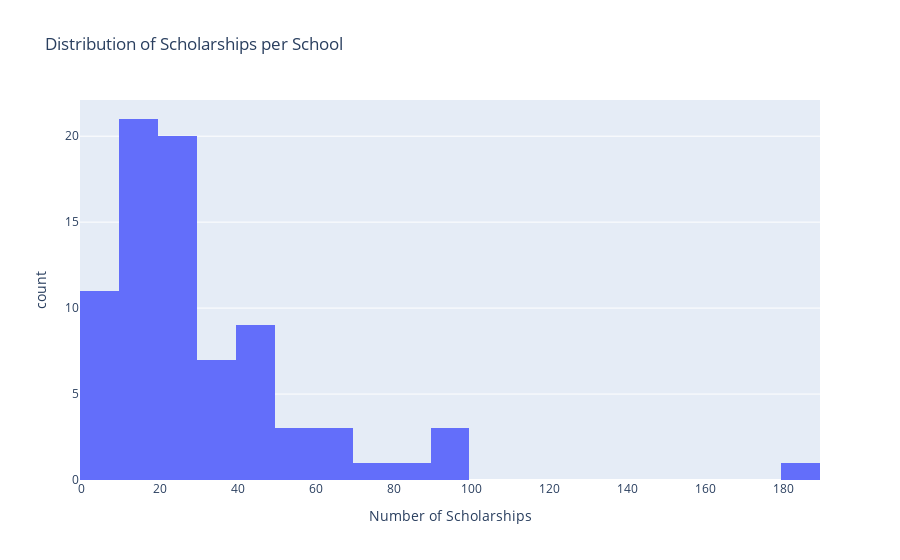
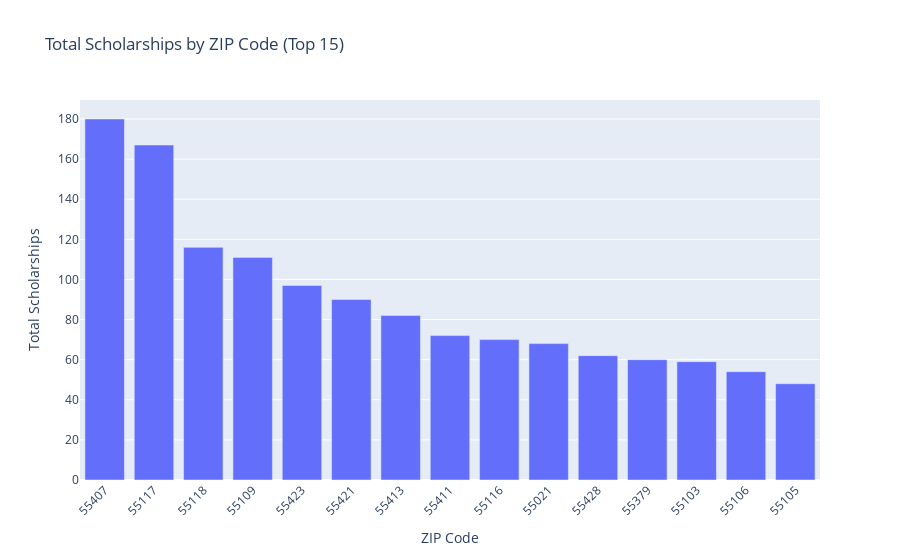
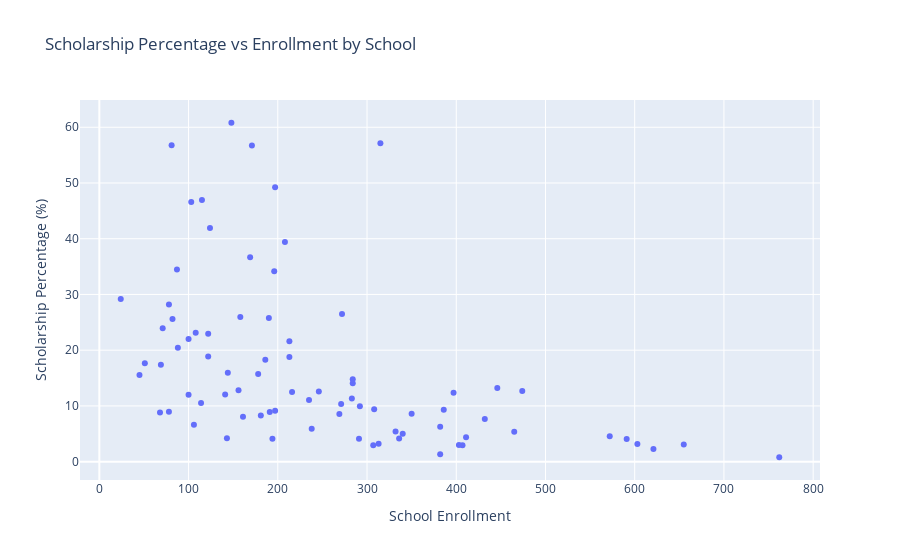

Source (notebook cell) for these figures, in order:
### Code cell
# Create visualizations focused on scholarships

# 1. Scholarship distribution by school
fig1 = px.histogram(
    df_clean,
    x='Scholarships',
    nbins=20,
    title='Distribution of Scholarships per School',
    labels={'Scholarships': 'Number of Scholarships', 'count': 'Number of Schools'}
)
fig1.show()

# 2. Top ZIP codes by total scholarships
zip_aggregated = df_clean.groupby('zip_code').agg({
    'Tuition_Clean': 'mean',
    'Scholarships': 'sum',
    'Enrollment_Clean': 'sum',
    'School': 'count'
}).reset_index()
zip_aggregated.columns = ['zip_code', 'avg_tuition', 'total_scholarships', 'total_enrollment', 'school_count']

fig2 = px.bar(
    zip_aggregated.nlargest(15, 'total_scholarships'),
    x='zip_code',
    y='total_scholarships',
    title='Total Scholarships by ZIP Code (Top 15)',
    labels={'total_scholarships': 'Total Scholarships', 'zip_code': 'ZIP Code'}
)
fig2.update_layout(xaxis_tickangle=-45)
fig2.show()

# 3. Scholarship percentage vs Enrollment scatter plot
# Calculate scholarship percentage (avoid division by zero)
df_clean['scholarship_percentage'] = df_clean.apply(
    lambda row: (row['Scholarships'] / row['Enrollment_Clean'] * 100) if row['Enrollment_Clean'] > 0 else 0, 
    axis=1
)

# Calculate total financial burden: (Tuition - 1000) * Scholarships
df_clean['total_financial_burden'] = (df_clean['Tuition_Clean'] - 1000) * df_clean['Scholarships']
df_clean["School_Label"] = df_clean["School"].where(df_clean["scholarship_percentage"] >= 30, "")

fig3 = px.scatter(
    df_clean,
    x='Enrollment_Clean',
    y='scholarship_percentage',
    text='School_Label',
    hover_name='School',
    hover_data={
        'Scholarships': True,
        'Enrollment_Clean': True,
        'scholarship_percentage': ':.1f',
        'total_financial_burden': ':,.0f'
    },
    title='Scholarship Percentage vs Enrollment by School',
    labels={
        'Enrollment_Clean': 'School Enrollment',
        'scholarship_percentage': 'Scholarship Percentage (%)',
        'total_financial_burden': 'Total Financial Burden'
    }
)
fig3.update_traces(textposition='top right')
fig3.update_layout(height=800, width=1500)
fig3.show()

### Figure 1 — Plotly figure (JSON) as saved in the notebook; plotly's stock layout.template omitted (floating-point values rounded to 4 significant figures)
{"data": [{"bingroup": "x", "hovertemplate": "Number of Scholarships=%{x}<br>count=%{y}<extra></extra>", "legendgroup": "", "marker": {"color": "#636efa", "pattern": {"shape": ""}}, "name": "", "nbinsx": 20, "orientation": "v", "showlegend": false, "type": "histogram", "x": [18.0, 17.0, 72.0, 13.0, 8.0, 22.0, 97.0, 5.0, 67.0, 46.0, 40.0, 12.0, 18.0, 9.0, 36.0, 10.0, 12.0, 17.0, 12.0, 34.0, 18.0, 90.0, 7.0, 30.0, 7.0, 42.0, 20.0, 27.0, 6.0, 28.0, 23.0, 7.0, 52.0, 26.0, 180.0, 41.0, 59.0, 24.0, 7.0, 6.0, 29.0, 30.0, 22.0, 15.0, 29.0, 48.0, 14.0, 97.0, 82.0, 40.0, 9.0, 31.0, 12.0, 24.0, 12.0, 23.0, 23.0, 49.0, 26.0, 21.0, 33.0, 14.0, 19.0, 54.0, 46.0, 49.0, 32.0, 62.0, 17.0, 18.0, 12.0, 6.0, 28.0, 28.0, 25.0, 20.0, 60.0, 25.0, 14.0, 17.0], "xaxis": "x", "yaxis": "y"}], "layout": {"barmode": "relative", "legend": {"tracegroupgap": 0}, "title": {"text": "Distribution of Scholarships per School"}, "xaxis": {"anchor": "y", "domain": [0, 1], "title": {"text": "Number of Scholarships"}}, "yaxis": {"anchor": "x", "domain": [0, 1], "title": {"text": "count"}}}}

### Figure 2 — Plotly figure (JSON) as saved in the notebook; plotly's stock layout.template omitted (floating-point values rounded to 4 significant figures)
{"data": [{"hovertemplate": "ZIP Code=%{x}<br>Total Scholarships=%{y}<extra></extra>", "legendgroup": "", "marker": {"color": "#636efa", "pattern": {"shape": ""}}, "name": "", "orientation": "v", "showlegend": false, "textposition": "auto", "type": "bar", "x": ["55407", "55117", "55118", "55109", "55423", "55421", "55413", "55411", "55116", "55021", "55428", "55379", "55103", "55106", "55105"], "xaxis": "x", "y": [180.0, 167.0, 116.0, 111.0, 97.0, 90.0, 82.0, 72.0, 70.0, 68.0, 62.0, 60.0, 59.0, 54.0, 48.0], "yaxis": "y"}], "layout": {"barmode": "relative", "legend": {"tracegroupgap": 0}, "title": {"text": "Total Scholarships by ZIP Code (Top 15)"}, "xaxis": {"anchor": "y", "domain": [0, 1], "tickangle": -45, "title": {"text": "ZIP Code"}}, "yaxis": {"anchor": "x", "domain": [0, 1], "title": {"text": "Total Scholarships"}}}}

### Figure 3 — Plotly figure (JSON) as saved in the notebook; plotly's stock layout.template omitted (floating-point values rounded to 4 significant figures; data arrays with more than 128 entries replaced by an {"elided": "..."} marker saying what was removed)
{"data": [{"customdata": {"elided": "80x2 float values"}, "hovertemplate": "<b>%{hovertext}</b><br><br>School Enrollment=%{x}<br>Scholarship Percentage (%)=%{y:.1f}<br>Scholarships=%{customdata[0]}<br>Total Financial Burden=%{customdata[1]:,.0f}<extra></extra>", "hovertext": ["All Saints Catholic School", "Annunciation School", "Ascension School", "Ave Maria Academy (Maple Grove, MN)", "Benilde-St. Margaret's Schools", "Bethlehem Academy (Faribault, MN)", "Blessed Trinity Catholic School ", "Carondelet Catholic School (Minneapolis, MN)", "Community of Saints School", "Divine Mercy Catholic School", "Epiphany School ", "Faithful Shepherd Catholic School ", "Frassati Catholic Academy (White Bear Lake)", "Good Shepherd", "Highland Catholic St. Paul, MN)", "Hill-Murray School (Maplewood, MN)", "Holy Cross Catholic School ", "Holy Family Academy (St. Louis Park, MN)", "Holy Name of Jesus School", "Holy Spirit Elementary School", "Holy Trinity School (South Saint Paul, MN)", "Immaculate Conception", "Mary, Queen of Peace Catholic School", "Maternity of Mary - Saint Andrew School", "Most Holy Redeemer School", "Nativity of Mary School", "Nativity of Our Lord Catholic School", "Notre Dame Academy", "Our Lady of Grace", "Our Lady of Peace School (Minneapolis, MN)", "Our Lady of the Lake Catholic School", "Our Lady of the Prairie School", "Presentation of the Blessed Virgin Mary School (Maplewood, MN)", "Providence Academy (Plymouth, MN)", "Risen Christ Catholic School", "Sacred Heart School", "Saint Agnes School ", "Saint Ambrose of Woodbury", "Saint Anne's School (Le Sueur, MN)", "Saint Bartholomew's School (Wayzata, MN)", "Saint Charles Borromeo School (Saint Anthony, MN)", "Saint Croix Catholic School (Stillwater, MN)", "Saint Dominic Elementary School (Northfield, MN)", "Saint Elizabeth Ann Seton School ", "Saint Francis Xavier School (Buffalo, MN)", "Saint Helena School ", "Saint Hubert School (Chanhassen, MN)", "Saint Jerome School ", "Saint John Paul II Catholic School", "Saint John School of Little Canada ", "Saint John the Baptist Catholic Montessori (Excelsior)", "Saint John the Baptist Catholic School (Savage, MN)", "Saint John the Baptist School (Jordan, MN)", "Saint John the Baptist School (New Brighton, MN)", "Saint John the Baptist School (Vermillion, MN)", "Saint Joseph School (Rosemount, MN)", "Saint Joseph School (Waconia, MN)", "Saint Joseph's Catholic School (West Saint Paul, MN)", "Saint Jude of the Lake Catholic School (Mahtomedi, MN)", "Saint Maximilian Kolbe Academy (Delano, MN)", "Saint Michael Catholic School (Saint Michael, MN)", "Saint Michael School (Prior Lake, MN)", "Saint Odilia School", "Saint Pascal Baylon Regional School", "Saint Peter Claver School", "Saint Peter School (North Saint Paul, MN)", "Saint Peter's Catholic School (Forest Lake, MN)", "Saint Raphael Catholic School (Crystal, MN)", "Saint Rose of Lima School (Roseville, MN)", "Saint Stephen's Catholic School ", "Saint Therese School (Deephaven, MN)", "Saint Thomas Academy", "Saint Thomas More ", "Saint Timothy School ", "Saint Vincent de Paul Catholic School", "Saint Wenceslaus School (New Prague, MN)", "Shakopee Area Catholic School", "Transfiguration Catholic School ", "Visitation School", "Way of the Shepherd School (Blaine, MN)"], "legendgroup": "", "marker": {"color": "#636efa", "symbol": "circle"}, "mode": "markers", "name": "", "orientation": "v", "showlegend": false, "type": "scatter", "x": [411.0, 340.0, 272.0, 161.0, 194.0, 100.0, 197.0, 382.0, 196.0, 213.0, 284.0, 407.0, 197.0, 307.0, 386.0, 313.0, 100.0, 191.0, 403.0, 186.0, 88.0, 148.0, 78.0, 87.0, 45.0, 284.0, 655.0, 216.0, 762.0, 178.0, 122.0, 24.0, 124.0, 572.0, 315.0, 158.0, 446.0, 591.0, 106.0, 68.0, 308.0, 350.0, 78.0, 181.0, 292.0, 103.0, 621.0, 171.0, 208.0, 213.0, 51.0, 246.0, 114.0, 382.0, 69.0, 269.0, 144.0, 397.0, 235.0, 82.0, 432.0, 336.0, 603.0, 115.0, 81.0, 190.0, 283.0, 169.0, 141.0, 332.0, 291.0, 143.0, 271.0, 122.0, 465.0, 156.0, 474.0, 108.0, 238.0, 71.0], "xaxis": "x", "y": [4.38, 5.0, 26.47, 8.075, 4.124, 22.0, 49.24, 1.309, 34.18, 21.6, 14.08, 2.948, 9.137, 2.932, 9.326, 3.195, 12.0, 8.901, 2.978, 18.28, 20.45, 60.81, 8.974, 34.48, 15.56, 14.79, 3.053, 12.5, 0.7874, 15.73, 18.85, 29.17, 41.94, 4.545, 57.14, 25.95, 13.23, 4.061, 6.604, 8.824, 9.416, 8.571, 28.21, 8.287, 9.932, 46.6, 2.254, 56.73, 39.42, 18.78, 17.65, 12.6, 10.53, 6.283, 17.39, 8.55, 15.97, 12.34, 11.06, 25.61, 7.639, 4.167, 3.151, 46.96, 56.79, 25.79, 11.31, 36.69, 12.06, 5.422, 4.124, 4.196, 10.33, 22.95, 5.376, 12.82, 12.66, 23.15, 5.882, 23.94], "yaxis": "y"}], "layout": {"legend": {"tracegroupgap": 0}, "title": {"text": "Scholarship Percentage vs Enrollment by School"}, "xaxis": {"anchor": "y", "domain": [0, 1], "title": {"text": "School Enrollment"}}, "yaxis": {"anchor": "x", "domain": [0, 1], "title": {"text": "Scholarship Percentage (%)"}}}}
